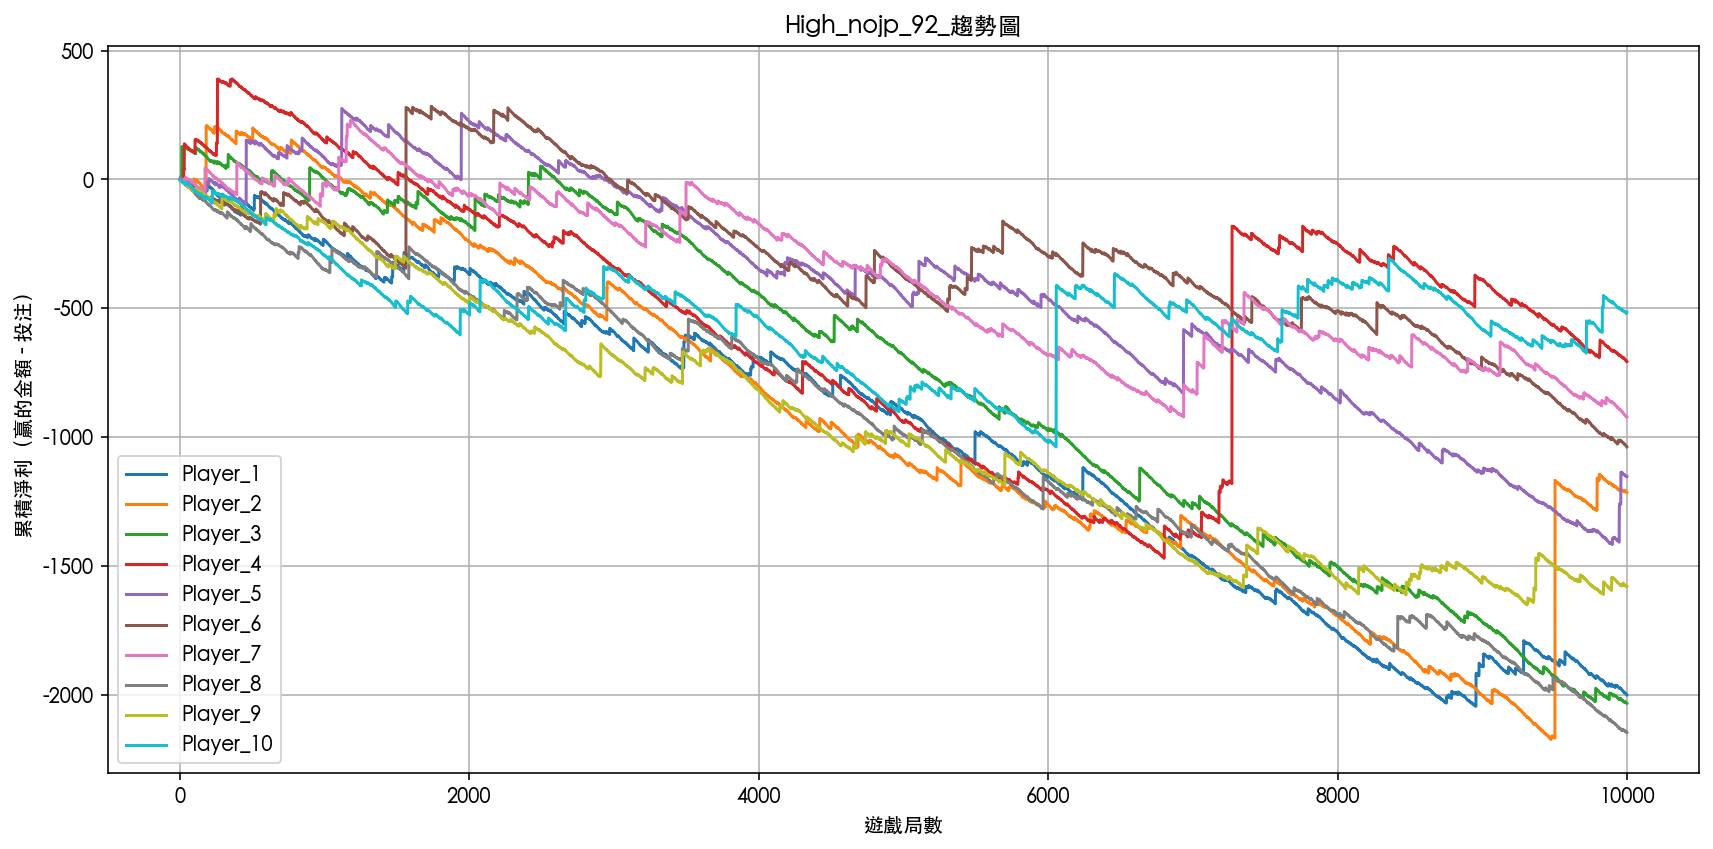

Write the Python code that produced this figure.
import torch
import pandas as pd
import matplotlib.pyplot as plt

# 設定中文字型（macOS 預設有的字型）
plt.rcParams['font.family'] = 'Heiti TC'  # 或 'PingFang TC'、'Arial Unicode MS'
plt.rcParams['axes.unicode_minus'] = False  # 正確顯示負號


# ------------------------------
# 遊戲設定參數
# ------------------------------
positions = list(range(17))
probs = torch.tensor([
    0.0000152587890625, 0.000244140625, 0.0018310546875, 0.008544921875,
    0.02777099609375, 0.066650390625, 0.1221923828125, 0.174560546875,
    0.196380615234375, 0.174560546875, 0.1221923828125, 0.066650390625,
    0.02777099609375, 0.008544921875, 0.0018310546875, 0.000244140625,
    0.0000152587890625
], dtype=torch.float32)

payout_table = torch.tensor([
    1000.0, 125.0, 0, 0, 2.1,
    1.1, 0.4, 0.3, 0.0, 0.3,
    0.4, 1.1, 2.1, 0, 0,
    125.0, 1000.0
], dtype=torch.float32)

ball_multipliers = torch.tensor([1, 2, 5], dtype=torch.float32)
ball_probs = torch.tensor([0.93, 0.05, 0.02], dtype=torch.float32)

free_game_positions = {2, 3, 13, 14}
bet_amount = 1.0
rounds_per_player = 10_000
num_players = 10
device = torch.device("cpu")  # 避免 GPU/MPS 爆記憶體

# ------------------------------
# 免費遊戲 mini slot
# ------------------------------
def draw_free_game_mini_slot(rng, bet_amount, multiplier):
    roll = torch.rand(1, generator=rng).item()
    if roll < 0.002312:
        return (bet_amount * 100) * multiplier
    elif roll < 0.07612:
        return (bet_amount * 50) * multiplier
    elif roll < 0.18612:
        return bet_amount * 25 * multiplier
    elif roll < 0.35112:
        return bet_amount * 10 * multiplier
    elif roll < 0.63512:
        return bet_amount * 5 * multiplier
    else:
        return bet_amount * 1 * multiplier

# ------------------------------
# 模擬單一玩家
# ------------------------------
def simulate_player(player_id):
    rng = torch.Generator().manual_seed(100 + player_id)
    pos_draw = torch.multinomial(probs, rounds_per_player, replacement=True, generator=rng)
    mult_draw = torch.multinomial(ball_probs, rounds_per_player, replacement=True, generator=rng)
    multipliers = ball_multipliers[mult_draw]
    base_prizes = payout_table[pos_draw]

    cum_profit = 0
    trend = []

    for i in range(rounds_per_player):
        pos = pos_draw[i].item()
        mult = multipliers[i].item()
        base_win = base_prizes[i].item() * mult
        reward = draw_free_game_mini_slot(rng, bet_amount, mult) if pos in free_game_positions else 0
        profit = base_win + reward - bet_amount
        cum_profit += profit
        trend.append(cum_profit)

    return trend

# ------------------------------
# 主流程：模擬並畫圖
# ------------------------------
all_trends = pd.DataFrame()

for pid in range(1, num_players + 1):
    print(f"模擬 Player {pid} 中...")
    trend = simulate_player(pid)
    all_trends[f'Player_{pid}'] = trend

# 畫圖
all_trends.index.name = "Round"
all_trends.plot(figsize=(12, 6), title="High_nojp_92_趨勢圖")
plt.xlabel("遊戲局數")
plt.ylabel("累積淨利（贏的金額 - 投注）")
plt.grid(True)
plt.tight_layout()
plt.show()
